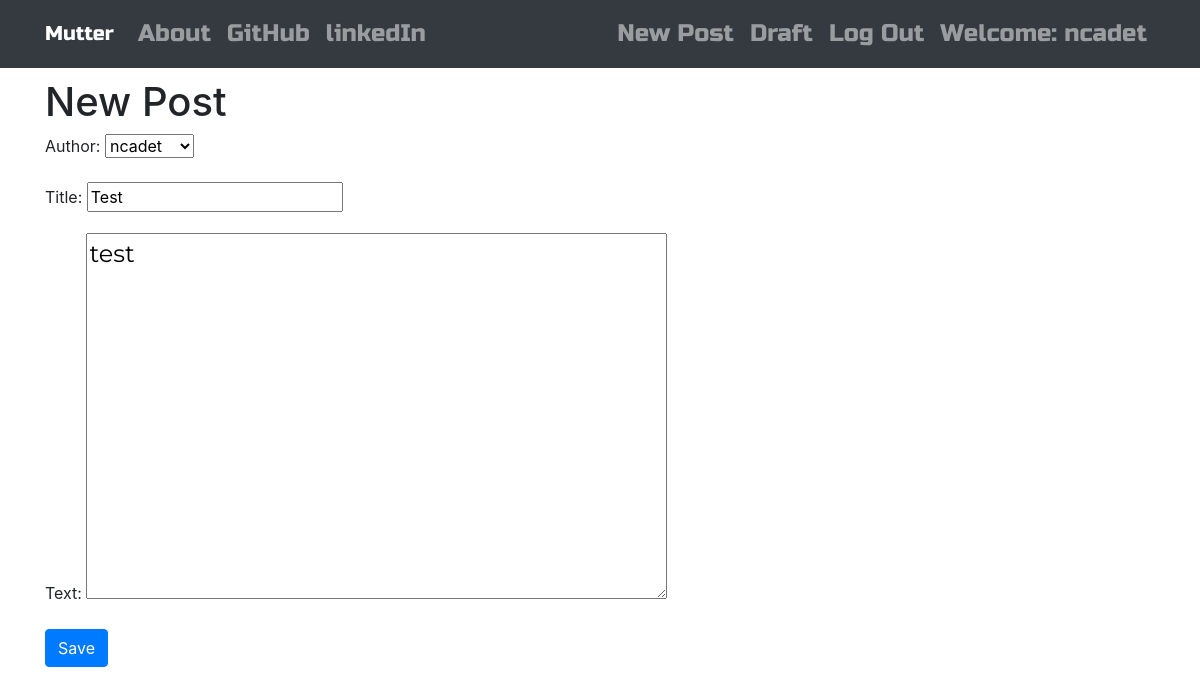
Page /post/6/edit/ (signed in) on the committed database.
### blog/models.py (models this page shows, shortened)
class Post(models.Model):
    author = models.ForeignKey('auth.User', on_delete=models.CASCADE)
    title = models.CharField(max_length=200)
    text = models.TextField()
    create_date = models.DateTimeField(default=timezone.now)
    published_date = models.DateTimeField(blank=True, null=True)

### blog/views.py (the view)
# urls.py: re_path(r'^post/(?P<pk>\d+)/edit/$', views.PostUpdateView.as_view(), name='post_edit'),
class PostUpdateView(LoginRequiredMixin, UpdateView):
    login_url = '/login/'
    redirect_field_name = 'blog/post_detail.html'
    form_class = PostForm
    model = Post

### blog/forms.py
class PostForm(forms.ModelForm):
    class Meta():
        model = Post
        fields = ('author', 'title', 'text')
        widgets = {
            'title':forms.TextInput(attrs={'class':'textinputclass'}),
            'text':forms.Textarea(attrs={'class':'editable medium-editor-textarea postcontent'})
        }

### blog/templates/blog/post_form.html (shortened to what this page needs)
{% extends "blog/base.html" %}
{% block body_block %}
    <h1>New Post</h1>
    <form class="post-form" method="POST">
        {{ form.as_p }}
        <button type="submit" class="save btn btn-primary">Save</button>
    </form>
{% endblock %}

### blog/templates/blog/base.html (shortened to what this page needs)
<!DOCTYPE html>
{% load staticfiles %}
<html lang="en">
<head>
    <link rel="stylesheet" href="https://stackpath.bootstrapcdn.com/bootstrap/4.4.1/css/bootstrap.min.css">
    <link rel="stylesheet" href="//cdn.jsdelivr.net/npm/medium-editor@latest/dist/css/medium-editor.min.css" type="text/css" media="screen" charset="utf-8">
    <link rel="stylesheet" href="{% static 'css/blog.css' %}">
</head>
<body>
    <nav class="navbar navbar-expand-lg navbar-dark bg-dark techfont custom-navbar">
        <div class="container">
            <a class="navbar-brand" href="{% url 'post_list' %}">Mutter</a>
            <ul class="nav navbar-nav mr-auto">
                <li class="nav-item"><a class="nav-link" href="{% url 'about' %}">About</a></li>
                <li class="nav-item"><a class="nav-link" href="https://www.github.com">GitHub</a></li class="nav-item">
                <li class="nav-item"><a class="nav-link" href="https://www.linkedin.com">linkedIn</a></li>
            </ul>
            <ul class="nav navbar-nav ml-auto">
                {% if user.is_authenticated %}
                <li class="nav-item">
                    <a class="nav-link" href="{% url 'post_new' %}">New Post</a class="nav-link">
                </li>
                <li class="nav-item">
                    <a class="nav-link" href="{% url 'post_draft_list' %}">Draft</a class="nav-link">
                </li>
                <li class="nav-item">
                    <a class="nav-link" href="{% url 'logout' %}">Log Out</a class="nav-link">
                </li>
                <li class="nav-item">
                    <a class="nav-link" href="#">Welcome: {{user.username}}</a class="nav-link">
                </li>
                {% endif %}
            </ul>
        </div>
    </nav>
    <div class="content container">
        <div class="row">
            <div class="col-md-8 col-lg-12">
                <div class="blog_posts">
                    {% block body_block %}
                    {% endblock %}
                </div>
            </div>
        </div>
    </div>
</body>
</html>

### blog/static/css/blog.css (style rules this page uses)
.techfont { font-family: 'Russo One', sans-serif; font-size: 1.5em; margin-bottom: 10px; }
.postcontent { font-family: 'Montserrat'; font-size: 1.5em; }

### rows in the picture
Post: author "ncadet", title "Test", text "test"

### other values in the picture
{{ user.username }} "ncadet"
